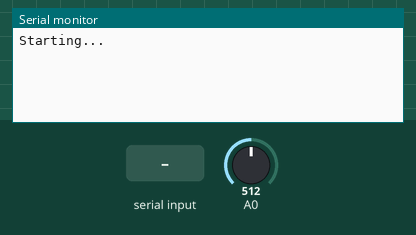
Bench run of a sketch on a simulated Arduino Uno, built with avr-gcc and run on an emulated ATmega328P. On the bench: the last lines printed to the serial monitor. The inputs (shaded band) are chosen by the test bench; at power-on: A0 = 512. The modem accepts every AT command (registered, SIM ready, sends succeed) and sends nothing else.

Above: at 1.2 s.
1.3 s: A0 set to 0
At 3.8 s:
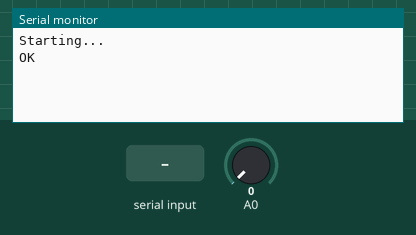
4.3 s: "1" received over the second serial link
At 6.0 s:
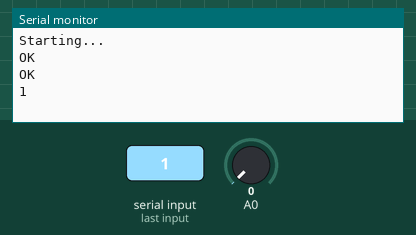
6.8 s: "0" received over the second serial link
At 8.0 s:
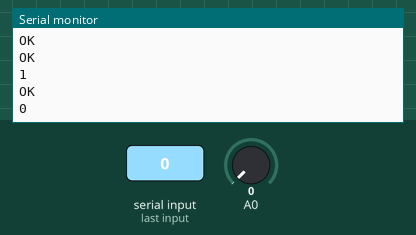

The sketch:

sampath_green_inventor_code.ino
```cpp
 #include <SoftwareSerial.h>
SoftwareSerial mySerial(11, 10);  // TX-Pin11, RX-Pin10
int led_red = 3; // Bin filled notification
int led_green = 4; //Bin not filled notification
int touchvalue; //get touch sensor value


void updateSerial()
{
  delay(2000);
  while (Serial.available()) {
    mySerial.write(Serial.read());//Data received by Serial will be outputted by mySerial
  }
  while(mySerial.available()) {
    Serial.write(mySerial.read());//Data received by mySerial will be outputted by Serial}
}
}
void setup() {
  // put your setup code here, to run once:
  Serial.begin(9600);
  Serial.println("Starting...");
  mySerial.begin(9600);


}


void loop() {
  // get the touch sensor value(lid is open or not)
    touchvalue = analogRead(A0);


    //if lid is open send the message to the server and light red led
    if(touchvalue == 0){
      digitalWrite(led_red,HIGH);
      digitalWrite(led_green,LOW);
      notify();
      //if lid is not open light the green led
    }else{
      digitalWrite(led_green,HIGH);
      digitalWrite(led_red,LOW);
    }

}
//send message to the server
void notify(){
  mySerial.println("AT");          // Once the handshake test is successful, it will back to OK
 updateSerial();
  mySerial.println("AT+CGATT=1 "); //The basic adhere network command of Internet connection
  updateSerial();
  mySerial.println("AT+CGDCONT?");//Set PDP parameter
  updateSerial();
  mySerial.println("AT+CSTT=\"internet\","",""");//start task and setting the APN,
 //  delay(1000);
  updateSerial();
  mySerial.println("AT+CIICR");//bring up wireless connection
  //delay(3000);
  updateSerial();
  mySerial.println("AT+CIFSR");//get local IP adress
  updateSerial();
  //delay(2000);
    /*
  Serial1.println("AT+CIPSTART=\"tcp\",\"http://mrbin06grp.000webhostapp.com/?arduino_data=newdata\",\"80\"");
  updateSerial();
  delay(2000);
  mySerial.println("AT+CIPSEND");// Send data request to the server
  updateSerial();
  mySerial.print("TEST");// Send data to the server
  updateSerial();
  mySerial.write(26);// Terminator
  */
  while(1)
    {
    if(mySerial.available())
    {
      //if lid close in a small time(lid open for dump garbage)
      if(analogRead(A0)!=0){
        digitalWrite(led_green,HIGH);
        digitalWrite(led_red,LOW);
        mySerial.write(26);
        Serial.println("Terminated");
        //Now bin is filled
      }else{
        digitalWrite(led_red,HIGH);
      digitalWrite(led_green,LOW);
      }
      Serial.write(mySerial.read());//Data received by mySerial will be outputted by Serial
    }
    if(Serial.available())
    {
      //if lid close in a small time(lid open for dump garbage)
      if(analogRead(A0)!=0){
        digitalWrite(led_green,HIGH);
        digitalWrite(led_red,LOW);
        mySerial.write(26);
        Serial.println("Terminated");
        //Now bin is filled
      }else{
        digitalWrite(led_red,HIGH);
      digitalWrite(led_green,LOW);
      }
      mySerial.write(Serial.read());//Data received by Serial will be outputted by mySerial
    }
  }
  }
```

Measured:
- after the input at 1.3 s, the serial monitor: prints a new line after 2.0 s (image 1)
- after the input at 4.3 s, the serial monitor: prints a new line after 1.0 s (image 2)
- after the input at 6.8 s, the serial monitor: prints a new line after 0.54 s (image 3)
